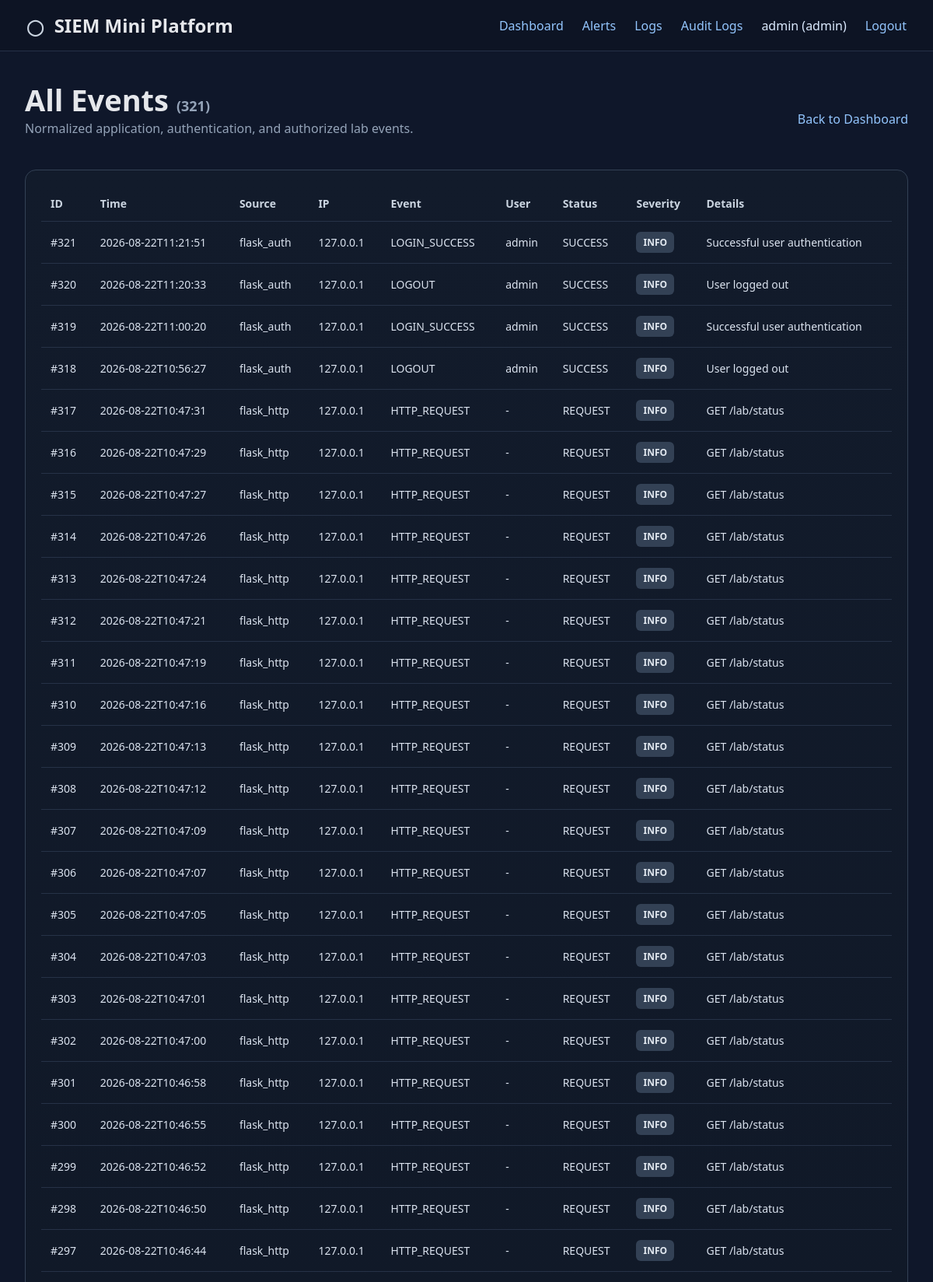
Screenshot of /logs (signed in, upper part) with the database file from the repository.
### tables this page shows
CREATE TABLE logs(
        id INTEGER PRIMARY KEY AUTOINCREMENT,
        timestamp TEXT NOT NULL,
        source_ip TEXT NOT NULL,
        event_type TEXT NOT NULL,
        username TEXT,
        details TEXT,
        source TEXT DEFAULT 'application',
        action TEXT,
        status TEXT,
        severity TEXT DEFAULT 'INFO',
        normalized_event TEXT,
        correlation_id TEXT
    );

### app.py (the view)
@app.route("/logs")
def logs_page():
    r = require_login()
    if r: return r
    try:
        page = max(int(request.args.get("page", 1)), 1)
    except ValueError:
        page = 1
    per_page = 50
    conn = db()
    total = conn.execute("SELECT COUNT(*) c FROM logs").fetchone()["c"]
    pages = max((total + per_page - 1) // per_page, 1)
    page = min(page, pages)
    offset = (page - 1) * per_page
    rows = conn.execute("SELECT * FROM logs ORDER BY id DESC LIMIT ? OFFSET ?", (per_page, offset)).fetchall()
    conn.close()
    return render_template("logs.html", logs=rows, page=page, pages=pages, total=total)

### app.py (called while the page is built, shortened)
def db():
    conn = sqlite3.connect(DB)
    conn.row_factory = sqlite3.Row
    return conn

def logged_in():
    return "user_id" in session

def require_login():
    if not logged_in():
        return redirect(url_for("login"))
    return None

@app.before_request
def collect_http_event():
    ignored_prefixes = (
        "/static/", "/dashboard", "/alerts", "/alert/", "/audit",
        "/login", "/logout", "/lab/ingest-port", "/api/", "/logs"
    )
    if request.path.startswith(ignored_prefixes):
        return

### templates/logs.html
{% extends 'base.html' %}{% block title %}All Events{% endblock %}{% block content %}<div class="section-head"><div><h1 class="page-title" style="margin-bottom:0">All Events <span class="muted" style="font-size:18px">({{ total }})</span></h1><p class="subtitle">Normalized application, authentication, and authorized lab events.</p></div><a href="{{ url_for('dashboard') }}">Back to Dashboard</a></div><section class="panel"><div class="table-wrap"><table class="data-table"><thead><tr><th>ID</th><th>Time</th><th>Source</th><th>IP</th><th>Event</th><th>User</th><th>Status</th><th>Severity</th><th>Details</th></tr></thead><tbody>{% for l in logs %}<tr><td>#{{ l.id }}</td><td>{{ l.timestamp }}</td><td>{{ l.source or 'unknown' }}</td><td>{{ l.source_ip }}</td><td>{{ l.event_type }}</td><td>{{ l.username or '-' }}</td><td>{{ l.status or '-' }}</td><td><span class="badge {{ (l.severity or 'INFO')|lower }}">{{ l.severity or 'INFO' }}</span></td><td>{{ l.details }}</td></tr>{% else %}<tr><td colspan="9" class="muted">No events.</td></tr>{% endfor %}</tbody></table></div><div class="pagination">{% if page>1 %}<a href="{{ url_for('logs_page',page=page-1) }}">← Previous</a>{% else %}<span class="muted">← Previous</span>{% endif %}<span>Page {{ page }} of {{ pages }}</span>{% if page<pages %}<a href="{{ url_for('logs_page',page=page+1) }}">Next →</a>{% else %}<span class="muted">Next →</span>{% endif %}</div></section>{% endblock %}

### static/style.css (style rules this page uses)
:root { --bg:#0f172a;--panel:#111827;--panel2:#0b1220;--border:#334155;--text:#e5e7eb;--muted:#94a3b8;--accent:#60a5fa;--green:#34d399;--yellow:#f59e0b;--red:#ef4444;--purple:#a78bfa }
* { box-sizing:border-box }
body { margin:0;background:var(--bg);color:var(--text);font-family:Segoe UI,Arial,sans-serif }
a { color:#93c5fd;text-decoration:none }
.page-title { font-size:38px;margin:0 0 6px }
.subtitle { color:var(--muted);font-size:16px;margin:0 0 28px }
.card,.panel { background:linear-gradient(180deg,#121b2b,#0f1725);border:1px solid var(--border);border-radius:14px }
.panel { padding:20px;margin-bottom:20px }
.table-wrap { overflow:auto }
.data-table { width:100%;border-collapse:collapse;min-width:760px }
.data-table th,.data-table td { text-align:left;padding:13px 12px;border-bottom:1px solid #263247;font-size:14px }
.data-table th { color:#cbd5e1;font-weight:700 }
.data-table td { color:#dbe3ef }
.badge { display:inline-flex;padding:5px 9px;border-radius:6px;font-size:12px;font-weight:700 }
.info { background:#334155;color:#e2e8f0 }
.section-head { display:flex;justify-content:space-between;align-items:center;margin-bottom:14px }
.muted { color:var(--muted) }

### rows the page displays
logs: id "321", timestamp "2026-08-22T11:21:51", source "flask_auth", source_ip "127.0.0.1", event_type "LOGIN_SUCCESS", username "admin", status "SUCCESS", severity "INFO", details "Successful user authentication"
logs: id "320", timestamp "2026-08-22T11:20:33", source "flask_auth", source_ip "127.0.0.1", event_type "LOGOUT", username "admin", status "SUCCESS", severity "INFO", details "User logged out"
logs: id "319", timestamp "2026-08-22T11:00:20", source "flask_auth", source_ip "127.0.0.1", event_type "LOGIN_SUCCESS", username "admin", status "SUCCESS", severity "INFO", details "Successful user authentication"
logs: id "318", timestamp "2026-08-22T10:56:27", source "flask_auth", source_ip "127.0.0.1", event_type "LOGOUT", username "admin", status "SUCCESS", severity "INFO", details "User logged out"
logs: id "317", timestamp "2026-08-22T10:47:31", source "flask_http", source_ip "127.0.0.1", event_type "HTTP_REQUEST", username "-", status "REQUEST", severity "INFO", details "GET /lab/status"
logs: id "316", timestamp "2026-08-22T10:47:29", source "flask_http", source_ip "127.0.0.1", event_type "HTTP_REQUEST", username "-", status "REQUEST", severity "INFO", details "GET /lab/status"
logs: id "315", timestamp "2026-08-22T10:47:27", source "flask_http", source_ip "127.0.0.1", event_type "HTTP_REQUEST", username "-", status "REQUEST", severity "INFO", details "GET /lab/status"
logs: id "314", timestamp "2026-08-22T10:47:26", source "flask_http", source_ip "127.0.0.1", event_type "HTTP_REQUEST", username "-", status "REQUEST", severity "INFO", details "GET /lab/status"
logs: id "313", timestamp "2026-08-22T10:47:24", source "flask_http", source_ip "127.0.0.1", event_type "HTTP_REQUEST", username "-", status "REQUEST", severity "INFO", details "GET /lab/status"
logs: id "312", timestamp "2026-08-22T10:47:21", source "flask_http", source_ip "127.0.0.1", event_type "HTTP_REQUEST", username "-", status "REQUEST", severity "INFO", details "GET /lab/status"
logs: id "311", timestamp "2026-08-22T10:47:19", source "flask_http", source_ip "127.0.0.1", event_type "HTTP_REQUEST", username "-", status "REQUEST", severity "INFO", details "GET /lab/status"
logs: id "310", timestamp "2026-08-22T10:47:16", source "flask_http", source_ip "127.0.0.1", event_type "HTTP_REQUEST", username "-", status "REQUEST", severity "INFO", details "GET /lab/status"
logs: id "309", timestamp "2026-08-22T10:47:13", source "flask_http", source_ip "127.0.0.1", event_type "HTTP_REQUEST", username "-", status "REQUEST", severity "INFO", details "GET /lab/status"
logs: id "308", timestamp "2026-08-22T10:47:12", source "flask_http", source_ip "127.0.0.1", event_type "HTTP_REQUEST", username "-", status "REQUEST", severity "INFO", details "GET /lab/status"
logs: id "307", timestamp "2026-08-22T10:47:09", source "flask_http", source_ip "127.0.0.1", event_type "HTTP_REQUEST", username "-", status "REQUEST", severity "INFO", details "GET /lab/status"
logs: id "306", timestamp "2026-08-22T10:47:07", source "flask_http", source_ip "127.0.0.1", event_type "HTTP_REQUEST", username "-", status "REQUEST", severity "INFO", details "GET /lab/status"
logs: id "305", timestamp "2026-08-22T10:47:05", source "flask_http", source_ip "127.0.0.1", event_type "HTTP_REQUEST", username "-", status "REQUEST", severity "INFO", details "GET /lab/status"
logs: id "304", timestamp "2026-08-22T10:47:03", source "flask_http", source_ip "127.0.0.1", event_type "HTTP_REQUEST", username "-", status "REQUEST", severity "INFO", details "GET /lab/status"
logs: id "303", timestamp "2026-08-22T10:47:01", source "flask_http", source_ip "127.0.0.1", event_type "HTTP_REQUEST", username "-", status "REQUEST", severity "INFO", details "GET /lab/status"
logs: id "302", timestamp "2026-08-22T10:47:00", source "flask_http", source_ip "127.0.0.1", event_type "HTTP_REQUEST", username "-", status "REQUEST", severity "INFO", details "GET /lab/status"
logs: id "301", timestamp "2026-08-22T10:46:58", source "flask_http", source_ip "127.0.0.1", event_type "HTTP_REQUEST", username "-", status "REQUEST", severity "INFO", details "GET /lab/status"
logs: id "300", timestamp "2026-08-22T10:46:55", source "flask_http", source_ip "127.0.0.1", event_type "HTTP_REQUEST", username "-", status "REQUEST", severity "INFO", details "GET /lab/status"
logs: id "299", timestamp "2026-08-22T10:46:52", source "flask_http", source_ip "127.0.0.1", event_type "HTTP_REQUEST", username "-", status "REQUEST", severity "INFO", details "GET /lab/status"
logs: id "298", timestamp "2026-08-22T10:46:50", source "flask_http", source_ip "127.0.0.1", event_type "HTTP_REQUEST", username "-", status "REQUEST", severity "INFO", details "GET /lab/status"
logs: id "297", timestamp "2026-08-22T10:46:44", source "flask_http", source_ip "127.0.0.1", event_type "HTTP_REQUEST", username "-", status "REQUEST", severity "INFO", details "GET /lab/status"

### other values shown
{{ session.get('username') }} "admin"
{{ session.get('role') }} "admin"
{{ total }} "321"
